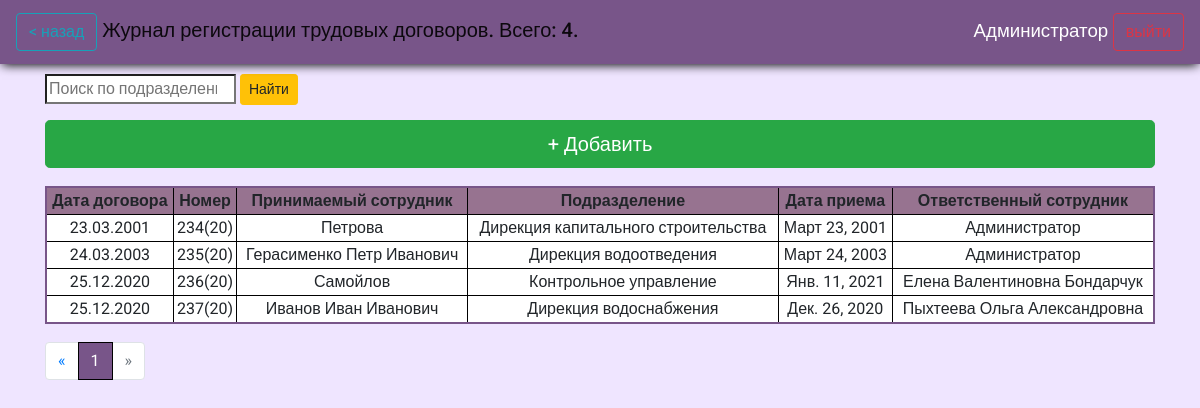
The page /journals/laborContracts/ (signed in) on the database as committed earlier.
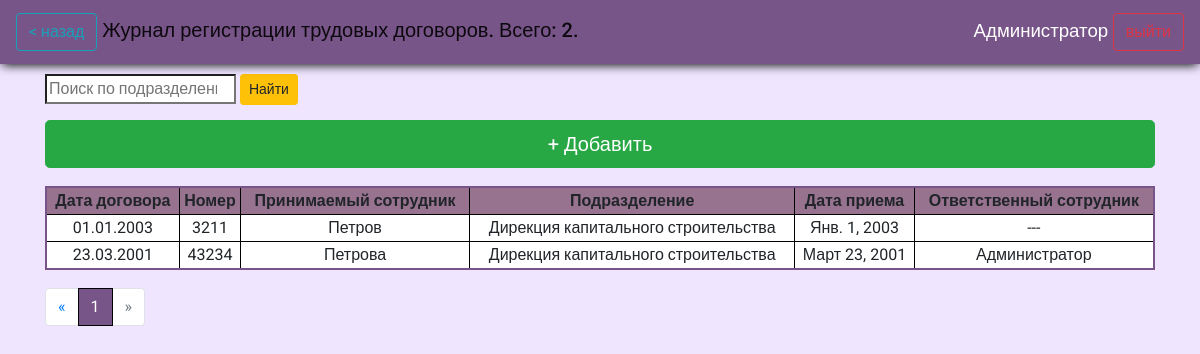
The same page on the database as committed later.
### reg_jounals/models.py (models this page shows, shortened)
class LaborContract(models.Model):
    lc_number = models.CharField(max_length=5, help_text="Введите номер договора", verbose_name="Номер договора", db_index=True)
    lc_date = models.DateField(help_text="Введите дату договора", verbose_name="Дата договора", db_index=True)
    lc_emloyer = models.CharField(max_length=256, help_text="Введите ФИО принимаемого сотрудника", verbose_name="ФИО принимаемого сотрудника", db_index=True)
    lc_pos = models.CharField(max_length=256, help_text="Введите должность", verbose_name="Должность", db_index=True, default=' ')
    lc_dep = models.ForeignKey('Departments', related_name="departments", on_delete=models.CASCADE, verbose_name="Подразделение ", default="1")
    lc_dateOfInv = models.DateField(help_text="Введите дату приема на работу", verbose_name="Дата приема на работу", db_index=True)
    lc_workCond = models.TextField(help_text="Введите условие работы", verbose_name="Условие работы", db_index=True)
    lc_res_officer = models.CharField(blank=True, editable=False,  max_length=256, help_text="Сотрудник, который внес документ в систему ", verbose_name='Ответственный сотрудник')
    class Meta:
        ordering = ["lc_number"]
        verbose_name = 'Трудовой договор'
        verbose_name_plural = 'Трудовые договоры'

class Departments(models.Model):
    dep_name = models.CharField(max_length=256,  help_text="Введите название подразделения", verbose_name="Название подразделения", db_index=True)
    class Meta:
        ordering = ["dep_name"]
        verbose_name = 'Подразделение'
        verbose_name_plural = 'Подразделения'
    def __str__(self):
        doc_fullname = self.dep_name
        return doc_fullname

### reg_jounals/views.py (the view)
# urls.py: path('laborContracts/', views.LaborContracts, name='labor_contracts'),
def LaborContracts(request):
    if request.user.is_authenticated:
        search_query = request.GET.get('lc_search','')
        if search_query:
            contracts = LaborContract.objects.filter(lc_dep__dep_name__icontains=search_query)
        else:
            contracts = LaborContract.objects.all()
        p_orders = Paginator(contracts, 10)
        page_number = request.GET.get('page', 1)
        page = p_orders.get_page(page_number)
        count = len(contracts)
        return render(request, 'reg_jounals/laborContracts.html', context={'orders':page, 'count':count})
    else:
        return render(request, 'reg_jounals/no_auth.html')

### reg_jounals/templates/reg_jounals/laborContracts.html (shortened to what this page needs)
{%extends "reg_jounals/index.html" %}
{%block header%} <a class="btn btn-outline-info" href="../"> < назад</a> Журнал регистрации трудовых договоров. Всего: {{count}}.  {%endblock%}
{%block content%}
<form action="{% url 'labor_contracts' %}">
  <input type="search" name="lc_search" placeholder="Поиск по подразделению..">
  <button class="btn btn-sm btn-warning" type="submit" name="" value="Найти">Найти</button>
</form>
<a class="btn btn-success btn-lg m-bottom btn-add " href="{%url 'labor_contracts_add_url'%}"> + Добавить</a>
{% if orders %}
<table>
  <thead class="thead-dark">
  <tr class="tr-header">
    <th scope="col">Дата договора</th>
    <th scope="col">Номер</th>
    <th scope="col">Принимаемый сотрудник</th>
    <th scope="col">Подразделение</th>
    <th scope="col">Дата приема</th>
    <th scope="col">Ответственный сотрудник</th>
  </tr>
  </thead>
  {%for order in orders%}
<tr onclick="return location.href = '{% url 'labor_contracts_upd_url' id=order.id%}' ">
    <td>{{order.lc_date|date:"d.m.Y"}}</td>
    <td>{{order.lc_number}}</td>
    <td>{{order.lc_emloyer}}</td>
    <td>{{order.lc_dep}}</td>
    <td>{{order.lc_dateOfInv}}</td>
    <td>{{order.lc_res_officer}}</td>
</tr>
  {%endfor%}
</table>
<nav  class="paginator" aria-label="Page navigation example">
  <ul class="pagination">
    <li class="page-item">
      <a class="page-link" href="#" aria-label="Previous">
<span aria-hidden="true">&laquo;</span>
      </a>
    </li>
{% for p in orders.paginator.page_range %}
  {% if orders.number == p%}
   <li class="page-item active"><a class="page-link" href="?page={{p}}">{{ p }}</a></li>
   {%else%}
        <li class="page-item"><a class="page-link" href="?page={{p}}">{{ p }}</a></li>
    {%endif%}
  {% endfor %}
{%if orders.has_next%}
    <li class="page-item">
      <a class="page-link" href='?page={{orders.next_page_number}}' aria-label="Next">
<span aria-hidden="true">&raquo;</span>
      </a>
    </li>
  {%else%}
  <li class="page-item disabled">
    <a class="page-link" href='#' aria-disabled='true' aria-label="Next">
      <span aria-hidden="true">&raquo;</span>
    </a>
  </li>
  {%endif%}
  </ul>
</nav>
{%else%}
<h2>Записей нет</h2>
{%endif%}
{%endblock%}

Rows that differ between the two databases and show on the page:
removed LaborContract: lc_date "24.03.2003", lc_number "235(20)", lc_emloyer "Герасименко Петр Иванович", lc_dep "Дирекция водоотведения", lc_dateOfInv "Март 24, 2003", lc_res_officer "Администратор"
removed LaborContract: lc_date "25.12.2020", lc_number "236(20)", lc_emloyer "Самойлов", lc_dep "Контрольное управление", lc_dateOfInv "Янв. 11, 2021", lc_res_officer "Елена Валентиновна Бондарчук"
removed LaborContract: lc_date "25.12.2020", lc_number "237(20)", lc_emloyer "Иванов Иван Иванович", lc_dep "Дирекция водоснабжения", lc_dateOfInv "Дек. 26, 2020", lc_res_officer "Пыхтеева Ольга Александровна"
added LaborContract: lc_date "01.01.2003", lc_number "3211", lc_emloyer "Петров", lc_dep "Дирекция капитального строительства", lc_dateOfInv "Янв. 1, 2003", lc_res_officer "---"
changed LaborContract "Петрова": lc_number "234(20)" → "43234"
Other text that changed with them:
{{ count }}: "4" → "2"
